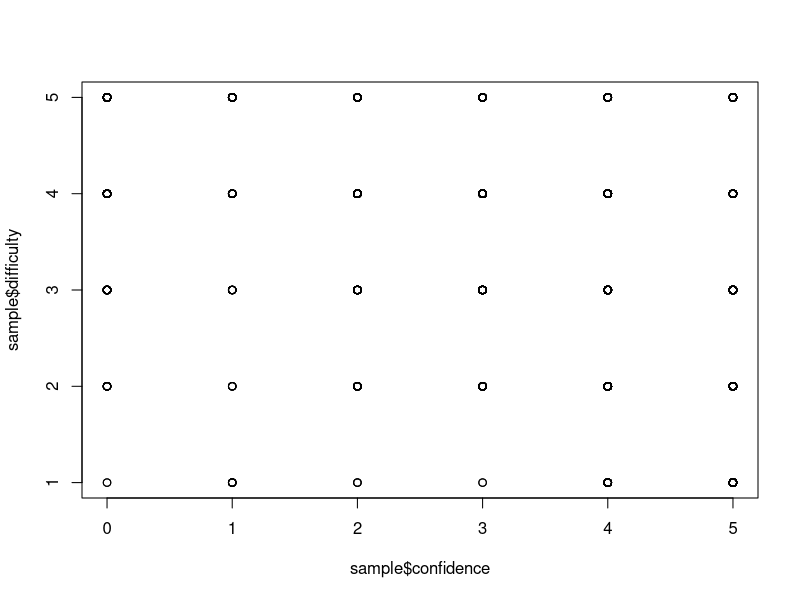

R code for this plot: (Note: this script raises an error after producing the figure.)
install.packages("gmodels")
library(gmodels)

setwd("C://firefly//AnswerAnalysis//")
sample <- read.csv("answerConfidence.csv",  header=T)
summary(sample)

plot(sample$confidence, sample$difficulty)

cor.test(sample$confidence, sample$difficulty, method="kendall")
result$statistic
result$p.value

#CHI Square
CrossTable(sample$confidence, sample$difficulty, fisher=FALSE, chisq=TRUE, 
           expected=TRUE, sresid=TRUE,format="SPSS")
